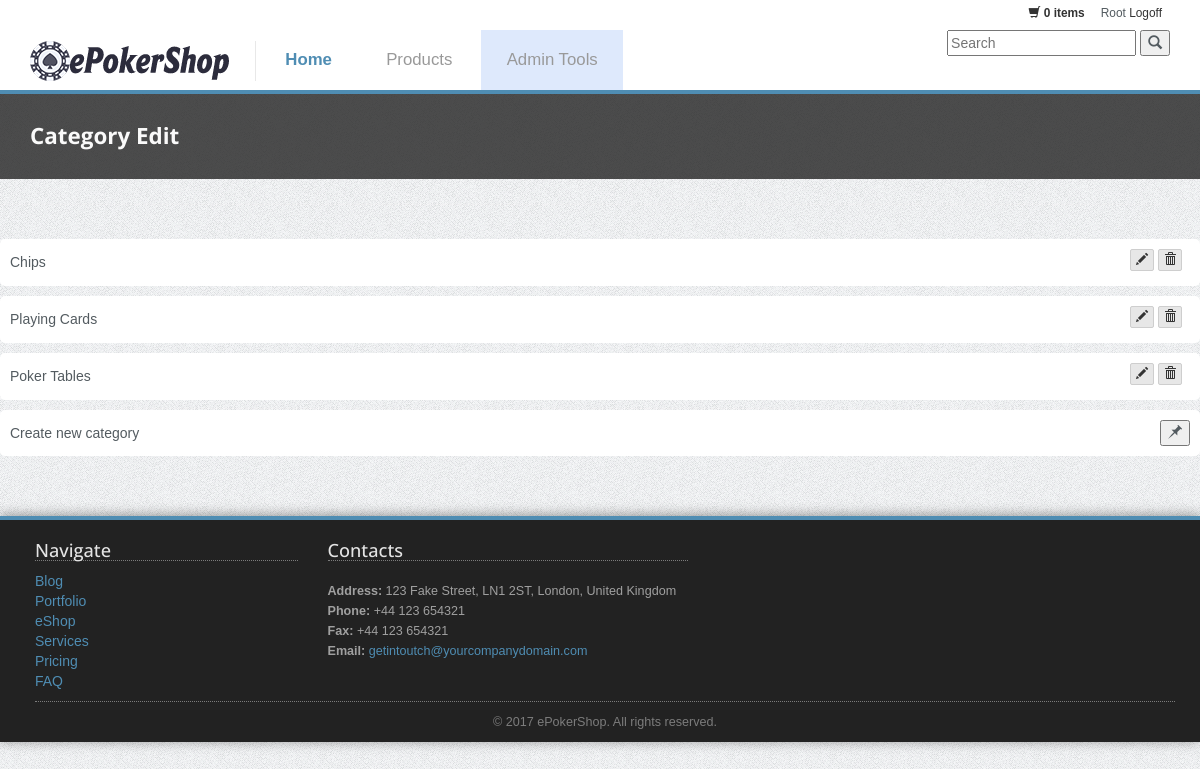
The app's page /category-edit.php (signed in) with its own data.
### tables this page shows
CREATE TABLE `kategoriju_sarasas` (
  `ID` int(11) NOT NULL,
  `kategorija` varchar(50) NOT NULL
);

### category-edit.php (the view, shortened to what this page needs)
<!DOCTYPE html>
 <html class="no-js">
    <head>
        <link rel="stylesheet" href="css/bootstrap.min.css">
        <link rel="stylesheet" href="css/icomoon-social.css">
        <link rel="stylesheet" href="css/leaflet.css" />
		<link rel="stylesheet" href="css/main.css">
    </head>
    <body>
        <div class="mainmenu-wrapper">
	        <div class="container">
	        	<div class="menuextras">
					<div class="extras">
						<ul>
							<li class="shopping-cart-items"><i class="glyphicon glyphicon-shopping-cart icon-white"></i> <a href="page-shopping-cart.php"><b><?php if(isset($_SESSION['all_in_cart'])){
								echo $_SESSION['all_in_cart'];
							}
							else{
								echo '0';
							}
							?>  items</b></a></li>
			        		<li><?php
			        		if(isset($_SESSION['login_user'])){
							echo $_SESSION['login_user'];
							echo '<a href="page-logoff.php">&nbspLogoff</a>';
							}
							else{
							echo '<a href="page-login.php">Login</a>';
							}
			        		?></li>
			        	</ul>
					</div>
		        </div>
		        <nav id="mainmenu" class="mainmenu">
					<ul>
						<li class="logo-wrapper"><a href="index.php"><img src="img/logo.png" alt="Multipurpose Twitter Bootstrap Template"></a></li>
						<li class="active">
							<a href="index.php">Home</a>
						</li>
						<li>
							<a href="page-products.php">Products</a>
						</li>
						<?php include("admin_tools.php");?>
						<li class="pull-right">
                   			<form  method="get" action="page-shopping-search-results.php">
                      			<input type="text" name="searchfield" placeholder="Search">
                      			<button type="submit" class=" btn-circle"><i class="glyphicon glyphicon-search"></i></button>
                   			</form>
            			</li>
					</ul>
				</nav>
			</div>
		</div>
		<div class="section section-breadcrumbs">
			<div class="container">
				<div class="row">
					<div class="col-md-12">
						<h1>Category Edit</h1>
					</div>
				</div>
			</div>
		</div>
        <div class="section">
				<div class="row">
					<div class="col-md-12">
						<table class="shopping-cart">
						<?php
						$servername = "localhost";
						$username = "root";
						$password = "";
						$dbname = "prekes";
						$conn = new mysqli($servername, $username, $password, $dbname);
						$sql = "SELECT kategorija,ID FROM kategoriju_sarasas";
						$resultt = $conn->query($sql);
						if ($resultt->num_rows > 0) {
						    while($row = $resultt->fetch_assoc()) {
						    echo '
							<tr>
								<td>
									<div class="cart-item-title">'.$row["kategorija"].'</div>
								</td>
								<td class="price "><span id="textinput'.$row["ID"].'" style="display:none;"><form action="kategorijos.php" method="post"><input  type="text" name="newname" class=" cart-item-title pull-right " value="'.$row["kategorija"].'"></input>
									<button type="submit" class="btn btn-xs btn-grey pull-left" name="catedit" value="'.$row["ID"].'"><i class="glyphicon glyphicon-ok "></i></button>
								</span></td>
								<td class="actions">
									<button type="button" id="editbt'.$row["ID"].'" class="btn btn-xs btn-grey" onClick="showedit(this.id);"><i class="glyphicon glyphicon-pencil"></i></button>
									<button type="submit" class="btn btn-xs btn-grey" name="delcat" value="'.$row["ID"].'"><i class="glyphicon glyphicon-trash"></i></button></form>
								</td>
							</tr>
						';
						   }
						}
						?>
							<tr>
								<td>
									<div class="cart-item-title">Create new category</div>
								</td>
								<td class="price ">
									</td>
								<td class="actions">
									<button class="pull-right" type="button" id="editbt0" class="btn btn-xs btn-grey " onClick="showedit(this.id);"><i class="glyphicon glyphicon-pushpin"></i></button>
								</td>
							</tr>
						</table>
					</div>
				</div>
			</div>
	    <div class="footer">
	    	<div class="container">
		    	<div class="row">
		    		<div class="col-footer col-md-3 col-xs-6">
		    			<h3>Navigate</h3>
		    			<ul class="no-list-style footer-navigate-section">
		    				<li><a href="page-blog-posts.html">Blog</a></li>
		    				<li><a href="page-portfolio-3-columns-2.html">Portfolio</a></li>
		    				<li><a href="page-products-3-columns.html">eShop</a></li>
		    				<li><a href="page-services-3-columns.html">Services</a></li>
		    				<li><a href="page-pricing.html">Pricing</a></li>
		    				<li><a href="page-faq.html">FAQ</a></li>
		    			</ul>
		    		</div>
		    		<div class="col-footer col-md-4 col-xs-6">
		    			<h3>Contacts</h3>
		    			<p class="contact-us-details">
	        				<b>Address:</b> 123 Fake Street, LN1 2ST, London, United Kingdom<br/>
	        				<b>Phone:</b> +44 123 654321<br/>
	        				<b>Fax:</b> +44 123 654321<br/>
	        				<b>Email:</b> <a href="mailto:getintoutch@yourcompanydomain.com">getintoutch@yourcompanydomain.com</a>
	        			</p>
		    		</div>
		    	</div>
		    	<div class="row">
		    		<div class="col-md-12">
		    			<div class="footer-copyright">&copy; 2017 ePokerShop. All rights reserved.</div>
		    		</div>
		    	</div>
		    </div>
	    </div>
    </body>
</html>

### css/main.css (style rules this page uses)
body { background: url(../img/page-background.png); }
.section { padding: 30px 0; -webkit-transform: translateZ(0); -moz-transform: translateZ(0); -o-transform: translateZ(0); -ms-transform: translateZ(0); transform: translateZ(0); }
.section .container:first-child h1, .section .container:first-child h2, .section .container:first-child h3 { margin-top: 0; font-weight: 700; }
ul.no-list-style { list-style-type: none; margin-left: 0; }
ul.no-list-style li { line-height: 28px; }
body { font-family: Arial, Helvetica, sans-serif; font-size: 14px; line-height: 20px; color: #535b60; }
h1 { color: #53555c; font-family: 'Open Sans', sans-serif; font-weight: 800; }
h3 { font-family: 'Open Sans', sans-serif; color: #53555c; font-size: 1.5em; }
a { color: #4f8db3; }
.contact-us-details { margin: 20px 0; font-size: 0.9em; }
.shopping-cart { margin: 10px 0 0 0; width: 100%; border-collapse: separate; border-spacing: 0 10px; }
.shopping-cart tr { background: #FFF; }
.shopping-cart td { padding: 10px; }
.shopping-cart td:first-child { -webkit-border-radius: 5px 0 0 5px; -webkit-background-clip: padding-box; -moz-border-radius: 5px 0 0 5px; -moz-background-clip: padding; border-radius: 5px 0 0 5px; background-clip: padding-box; margin-left: 10px; }
.shopping-cart td:last-child { -webkit-border-radius: 0 5px 5px 0; -webkit-background-clip: padding-box; -moz-border-radius: 0 5px 5px 0; -moz-background-clip: padding; border-radius: 0 5px 5px 0; background-clip: padding-box; margin-right: 10px; }
.shopping-cart .price { color: #535b60; font-size: 1.2em; width: 80px; text-align: center; }
.shopping-cart .actions { width: 80px; }
.shopping-cart .actions .btn { margin-bottom: 5px; }
.section-breadcrumbs { background: #222; background: rgba(34, 34, 34, 0.8); margin-bottom: 10px; }
.section-breadcrumbs h1 { color: #FAFAFA; font-size: 1.6em; margin-bottom: 0; text-transform: none; }
.footer { background: #222; color: #A0A0A0; padding: 0 20px 10px 20px; border-top: 4px solid #4f8db3; margin-top: 20px; -webkit-box-shadow: 0 -1px 12px rgba(0,0,0,0.4); -moz-box-shadow: 0 -1px 12px rgba(0,0,0,0.4); box-shadow: 0 -1px 12px rgba(0,0,0,0.4); color: 0 -1px 12px rgba(0,0,0,0.4); }
.footer h3 { color: #E4E4E4; font-size: 1.3em; border-bottom: 1px dotted #7C7C7C; }
.footer ul { padding: 0; }
.footer-navigate-section li { line-height: 20px !important; }
.footer-copyright { text-align: center; color: #7C7C7C; border-top: 1px dotted #7C7C7C; padding-top: 10px; font-size: 0.9em; }
.mainmenu li.logo-wrapper a { border-right: 1px solid #E8E8E8; padding-left: 0; padding-top: 0; padding-bottom: 0; }
.mainmenu-wrapper { background-color: #FFF; border-bottom: 4px solid #4f8db3; z-index: 4; }
.mainmenu { width: 100%; }
.mainmenu ul { margin: 0; padding: 0; list-style-type: none; }
.mainmenu > ul, .mainmenu .mainmenu-submenu-inner { margin: 0 auto; }
.mainmenu > ul > li, .mainmenu .mainmenu-submenu-inner > li { display: inline-block; *display: inline; }
.mainmenu > ul > li > a, .mainmenu .mainmenu-submenu-inner > li > a { font-size: 1.2em; padding: 1.2em 1.5em; color: #999; display: inline-block; text-decoration: none; }
.mainmenu > ul > li.active > a, .mainmenu .mainmenu-submenu-inner > li.active > a { color: #4f8db3; font-weight: 600 !important; }
.menuextras { font-size: 0.85em; height: 30px; }
.menuextras ul { margin: 0; padding: 0; list-style-type: none; float: right; padding: 3px 0; }
.menuextras li { float: left; padding: 0 8px; }
.menuextras .extras li { padding: 0 8px; }
.menuextras .extras li a { color: #333; }
.menuextras .extras .shopping-cart-items i { color: #333; }
.btn { border: 1px solid #4f8db3; -webkit-border-radius: 2px; -webkit-background-clip: padding-box; -moz-border-radius: 2px; -moz-background-clip: padding; border-radius: 2px; background-clip: padding-box; color: #FFFFFF; cursor: pointer; display: inline-block; text-transform: none; -webkit-transition: all .25s ease; -moz-transition: all .25s ease; -o-transition: all .25s ease; -ms-transition: all .25s ease; transition: all .25s ease; text-align: center; background: none repeat scroll 0 0 #4f8db3; text-shadow: none; box-shadow: none; color: #FFF; white-space: nowrap; }
.btn-grey { border: 1px solid #cecece; color: #333; background: none repeat scroll 0 0 #E7E7E7; }

### records on screen
kategoriju_sarasas: kategorija "Chips", $row["ID"] 4 (drawn)
kategoriju_sarasas: kategorija "Playing Cards", $row["ID"] 5 (drawn)
kategoriju_sarasas: kategorija "Poker Tables", $row["ID"] 6 (drawn)

### other values on screen
$_SESSION['login_user'] "Root"
